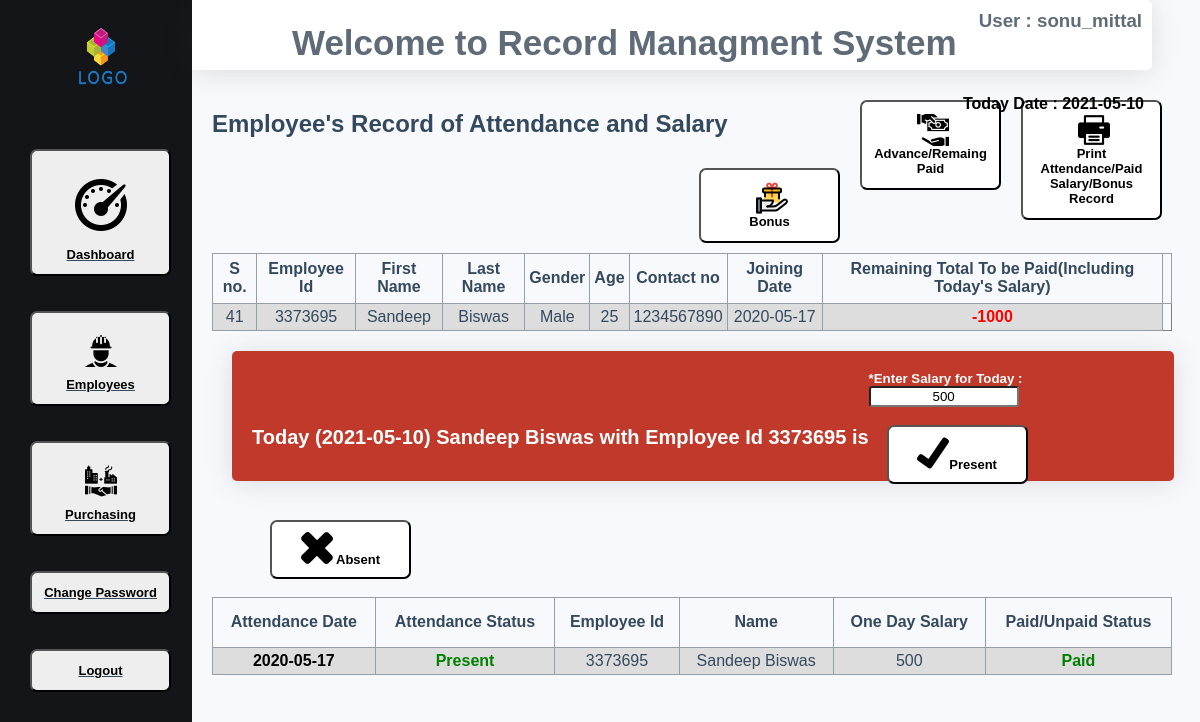
The app's page /admin_index.php?attendance_salary&user=sonu_mittal&attendance_salary_id=41 (signed in) with its own data.
### tables this page shows
CREATE TABLE IF NOT EXISTS `employee_profile` (
  `id` int(11) NOT NULL AUTO_INCREMENT,
  `emp_code` varchar(30) NOT NULL,
  `emp_first_name` varchar(30) NOT NULL,
  `emp_last_name` varchar(30) NOT NULL,
  `gender` varchar(10) NOT NULL,
  `age` varchar(20) NOT NULL,
  `emp_contact_no` varchar(30) NOT NULL,
  `emp_full_address` varchar(50) NOT NULL,
  `experience` varchar(20) NOT NULL,
  `joining_date_time` date NOT NULL,
  PRIMARY KEY (`id`)
);

CREATE TABLE IF NOT EXISTS `employee_attendance_salary` (
  `date_record_id` int(10) NOT NULL AUTO_INCREMENT,
  `date` date NOT NULL,
  `employee_profile_s_no_id` int(10) NOT NULL,
  `emp_name` varchar(30) NOT NULL,
  `emp_code` varchar(30) NOT NULL,
  `attendance` varchar(30) NOT NULL,
  `one_day_salary` varchar(30) NOT NULL,
  `paid_unpaid_salary` varchar(30) NOT NULL,
  PRIMARY KEY (`date_record_id`)
);

### attendance_salary.php (the view, shortened to what this page needs)
<?php
 include_once('connection.php');
    if(!isset($_SESSION['logged'])&&$_SEESION['logged2']!='true')
    {
        echo "<script>window.location.assign('index.php')</script>";
        exit();
    }
    else
    {
          $session_name=$_SESSION['logged'];
        $id=$_GET['attendance_salary_id'];
?>
<div class="cotent_box">
         <a href='admin_index.php?print_attendance_and_all_paid_salary_record&user=<?php echo $session_name ?>&attendance_salary_id=<?php echo $id ?>'> <button name='form_employee' style='float:right;margin:10px;'><img src='images/print.png' alt='form' style='display:block;margin-left:43px;'>Print Attendance/Paid Salary/Bonus Record</button></a>
         <a href='admin_index.php?advance_remaining_paid_recored&user=<?php echo $session_name ?>&attendance_salary_id=<?php echo $id ?>'> <button name='form_employee' style='float:right;margin:10px;'><img src='images/pay.png' alt='form' style='display:block;margin-left:43px;'>Advance/Remaing Paid</button></a>
         <a href='admin_index.php?employee_bonus_record&user=<?php echo $session_name ?>&attendance_salary_id=<?php echo $id ?>'> <button name='form_employee' style='float:right;margin:10px;'><img src='images/bonus.png' alt='form' style='display:block;margin-left:43px;'>Bonus</button></a>
<?php
    include_once('attendance_salary_ptable1_for_include.php');
    ?>
    <div class="time_button">
        <?php
echo "<h3 style='float:left;'>Today ($date) $result[2] $result[3] with Employee Id $result[1] is </h3>"
    ?>
        <form action="" method="post" name="logon1" submit="return validate(true)">
            <h5 style="color:#fff;display:inline-block;margin:0px;padding:0px;">*Enter Salary for Today : </h5>
            <input type="text" pattern="\d*" name="one_day_salary" placeholder=" One Day Salary" value="500" maxlength="20" required style='width:150px;border-radius:3px;text-align:center;'>
            <button type="submit" name="present_button"><img src="images/right.png" alt="present">Present</button>
            <button type="submit" name="absent_button"><img src="images/wrong.png" alt="absent"> Absent</button>
        </form>
    </div>
    <table border="1" class="show_table" width="83%">
        <tr height="50px">
            <th>
                Attendance Date</th>
            <th>Attendance Status</th>
            <th>Employee Id</th>
            <th>Name</th>
            <th>One Day Salary</th>
            <th>Paid/Unpaid Status</th>
        </tr>
        <?php
$query="select * from employee_attendance_salary where employee_profile_s_no_id='$id' order by date_record_id desc";
    $row=mysqli_query($connection,$query);
   while($result=mysqli_fetch_array($row)){
echo "<tr><td style='font-weight:800;color:#000;'>".$result['1']."</td>";
    if($result['5']==='Absent')
       {
echo "<td style='font-weight:700;color:red;'>".$result['5']."</td>";
       }
       else
       {
    echo "<td style='font-weight:700;color:green;'>".$result['5']."</td>";
       }
echo "<td>".$result['4']."</td>";
echo "<td>".$result['3']."</td>";
echo "<td>".$result['6']."</td>";
           if($result['7']==='Unpaid' AND $result['5']==='Present')
       {
echo "<td style='font-weight:700;color:red;'>".$result['7']."</td>";
       }
       else if($result['7']==='Unpaid' AND $result['5']==='Absent')
       {
           echo "<td>".$result['5']."</td>";
       }
       else
       {
    echo "<td style='font-weight:700;color:green;'>".$result['7']."</td> </tr> ";
       }
        ?>
       <?php } ?>
    </table>
</div>
<?php } ?>

### attendance_salary_ptable1_for_include.php (shortened to what this page needs)
    <?php
 include_once('connection.php');
    if(!isset($_SESSION['logged'])&&$_SEESION['logged2']!='true')
    {
        echo "<script>window.location.assign('index.php')</script>";
        exit();
    }
    else
    { ?>
    <table border="1" class="show_table" width="83%">
        <tr height="50px">
            <th>
                S no.</th>
            <th>Employee Id</th>
            <th>First Name</th>
            <th>Last Name</th>
            <th>Gender</th>
            <th>Age</th>
            <th>Contact no</th>
            <th>Joining Date</th>
            <th>Remaining Total To be Paid(Including Today's Salary)<th>
        </tr>
        <?php
        $id=$_GET['attendance_salary_id'];
$query="select * from employee_profile where id='$id'";
    $row=mysqli_query($connection,$query);
    $result=mysqli_fetch_array($row);
echo "<tr><td>".$result['0']."</td>";
echo "<td>".$result['1']."</td>";
echo "<td>".$result['2']."</td>";
echo "<td>".$result['3']."</td>";
echo "<td>".$result['4']."</td>";
echo "<td>".$result['5']."</td>";
echo "<td>".$result['6']."</td>";
echo "<td>".$result['9']."</td>";
        $remaining_total=0;
         $advance_remaining_paid_total=0;
     $query="select * from employee_advance_remaining_recored where employee_profile_s_no_id='$id'";
    $row=mysqli_query($connection,$query);
    while($record1=mysqli_fetch_array($row))
    {
        $advance_remaining_paid_total=$advance_remaining_paid_total+$record1['6'];
    }
$remaining_total=$remaining_total-$advance_remaining_paid_total;
            if($remaining_total<0)
       {
echo "<td style='font-weight:800;color:red;'>$remaining_total</td>";
       }
        ?>
    </table>
    <?php } ?>

### css/css.css (style rules this page uses)
body,html { margin: 0; padding: 0; height: 100%; color: #34495e; background:#F8F9FC; font-family: arial, sans-serif; }
table { border-collapse: collapse; width: 100%; }
td, th { border: 1px solid #949faa; text-align: center; padding: 4px; }
tr:nth-child(even) { background-color: #dddddd; }
.nav nav button,section .content button { display: block; text-align: center; padding: 12px; width: 141px; margin: 35px 30px; border-radius: 7px; font-size: 13px; font-weight: 700; background: #fff; }
.time_button { width: 94%; height: 90px; margin: 20px; padding: 20px; background: #c0392b; border-radius: 5px; -webkit-box-shadow: 0 .15rem 1.75rem 0 rgba(58,59,69,.15)!important; box-shadow: 0 .15rem 1.75rem 0 rgba(58,59,69,.15)!important; }
.content .time_button h3 { float: left; margin-top: 55px; color: #fff; font-size: 20px; }
.content .time_button form button { float: left; margin: 18px; padding:10px; font-weight: 700; }

### records on screen
employee_profile: id "41", emp_code "3373695", emp_first_name "Sandeep", emp_last_name "Biswas", gender "Male", age "25", emp_contact_no "1234567890", joining_date_time "2020-05-17"
employee_attendance_salary: date "2020-05-17", attendance "Present", emp_code "3373695", emp_name "Sandeep Biswas", one_day_salary "500", paid_unpaid_salary "Paid"

### other values on screen
$session_name "sonu_mittal"
$date "2021-05-10"
$remaining_total "-1000"
